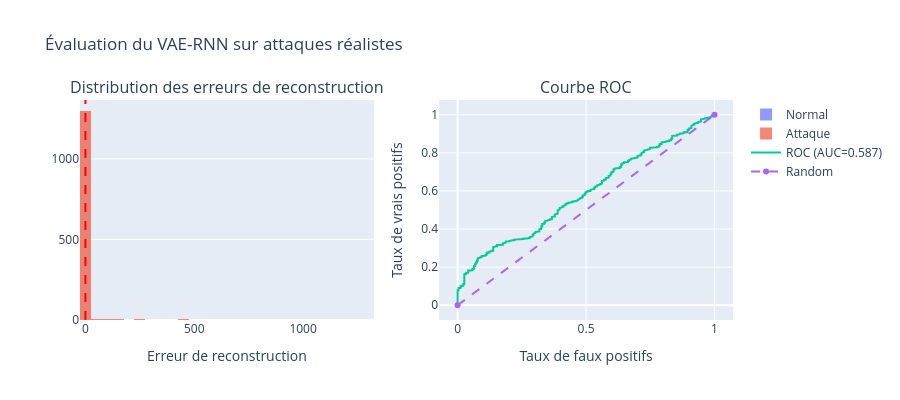

Source (notebook cell):
### Code cell
import plotly.graph_objects as go
from plotly.subplots import make_subplots
from sklearn.metrics import roc_curve

fig = make_subplots(rows=1, cols=2, subplot_titles=(
    'Distribution des erreurs de reconstruction',
    'Courbe ROC'
))

fig.add_trace(go.Histogram(
    x=reconstruction_errors[all_targets == 0],
    name='Normal', opacity=0.7, nbinsx=50
), row=1, col=1)

fig.add_trace(go.Histogram(
    x=reconstruction_errors[all_targets == 1],
    name='Attaque', opacity=0.7, nbinsx=50
), row=1, col=1)

fig.add_vline(x=optimal_threshold, line_dash="dash", line_color="red", row=1, col=1)

fpr, tpr, _ = roc_curve(all_targets, reconstruction_errors)
fig.add_trace(go.Scatter(x=fpr, y=tpr, name=f'ROC (AUC={auc:.3f})'), row=1, col=2)
fig.add_trace(go.Scatter(x=[0, 1], y=[0, 1], line=dict(dash='dash'), name='Random'), row=1, col=2)

fig.update_layout(height=400, title_text="Évaluation du VAE-RNN sur attaques réalistes", barmode='overlay')
fig.update_xaxes(title_text="Erreur de reconstruction", row=1, col=1)
fig.update_xaxes(title_text="Taux de faux positifs", row=1, col=2)
fig.update_yaxes(title_text="Taux de vrais positifs", row=1, col=2)
fig.show()

### Figure 1 — Plotly figure (JSON) as saved in the notebook; plotly's stock layout.template omitted (floating-point values rounded to 4 significant figures; data arrays with more than 128 entries replaced by an {"elided": "..."} marker saying what was removed)
{"data": [{"name": "Normal", "nbinsx": 50, "opacity": 0.7, "type": "histogram", "x": {"elided": "267 float values"}, "xaxis": "x", "yaxis": "y"}, {"name": "Attaque", "nbinsx": 50, "opacity": 0.7, "type": "histogram", "x": {"elided": "1344 float values"}, "xaxis": "x", "yaxis": "y"}, {"name": "ROC (AUC=0.587)", "type": "scatter", "x": {"elided": "431 float values"}, "xaxis": "x2", "y": {"elided": "431 float values"}, "yaxis": "y2"}, {"line": {"dash": "dash"}, "name": "Random", "type": "scatter", "x": [0, 1], "xaxis": "x2", "y": [0, 1], "yaxis": "y2"}], "layout": {"annotations": [{"font": {"size": 16}, "showarrow": false, "text": "Distribution des erreurs de reconstruction", "x": 0.225, "xanchor": "center", "xref": "paper", "y": 1.0, "yanchor": "bottom", "yref": "paper"}, {"font": {"size": 16}, "showarrow": false, "text": "Courbe ROC", "x": 0.775, "xanchor": "center", "xref": "paper", "y": 1.0, "yanchor": "bottom", "yref": "paper"}], "barmode": "overlay", "height": 400, "shapes": [{"line": {"color": "red", "dash": "dash"}, "type": "line", "x0": 0.00315, "x1": 0.00315, "xref": "x", "y0": 0, "y1": 1, "yref": "y domain"}], "title": {"text": "Évaluation du VAE-RNN sur attaques réalistes"}, "xaxis": {"anchor": "y", "domain": [0.0, 0.45], "title": {"text": "Erreur de reconstruction"}}, "xaxis2": {"anchor": "y2", "domain": [0.55, 1.0], "title": {"text": "Taux de faux positifs"}}, "yaxis": {"anchor": "x", "domain": [0.0, 1.0]}, "yaxis2": {"anchor": "x2", "domain": [0.0, 1.0], "title": {"text": "Taux de vrais positifs"}}}}
